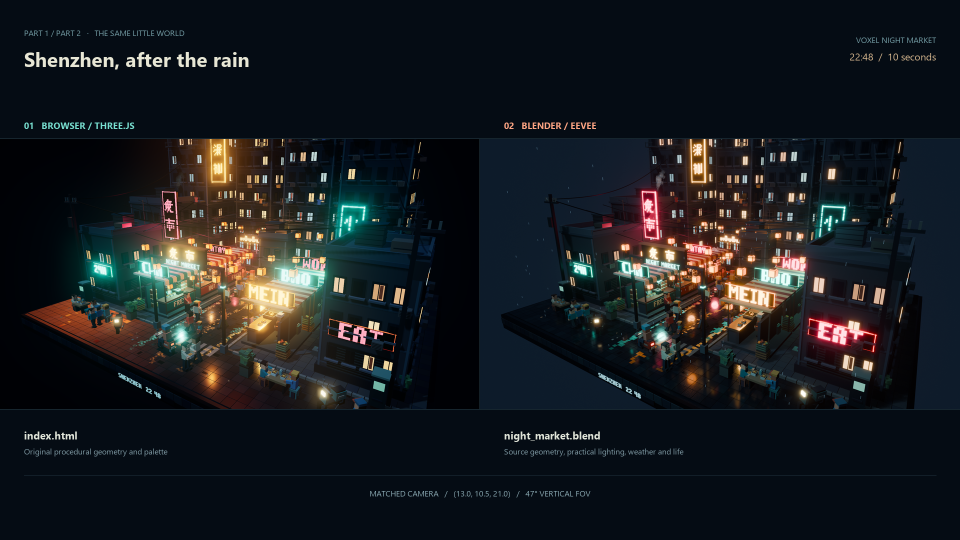
#> input picture 2b-blender/kimi/browser-vs-blender.png, 1920 x 1080 px, given in place of browser_compare.png, which was not available (shown at 1/2 size)
$ python package_render.py
#> lines starting #> are read from the running program, lines starting #| are printed output that depends on the picture; pictures that were not available may be replaced by others from this repository, and a replacement may not be noted
"""Create the side-by-side comparison, encode H.264, and verify all deliverables.

Run with the system Python after Blender's numbered-frame render finishes.
Use --compare-only to rebuild just render/compare.png.
"""
from pathlib import Path
import argparse
import hashlib
import json
import os
import shutil
import subprocess
from PIL import Image, ImageDraw, ImageFont

ROOT = Path(__file__).resolve().parents[2]
BLENDER = ROOT / "blender"
RENDER = BLENDER / "render"
WORK = BLENDER / "work"
RENDER.mkdir(exist_ok=True)
WORK.mkdir(exist_ok=True)
parser = argparse.ArgumentParser()
parser.add_argument("--compare-only", action="store_true")
args = parser.parse_args()


def font(size, bold=False):
    candidates = [Path(os.environ.get("WINDIR", "C:/Windows")) / "Fonts" / ("segoeuib.ttf" if bold else "segoeui.ttf"),
                  Path(os.environ.get("WINDIR", "C:/Windows")) / "Fonts" / ("arialbd.ttf" if bold else "arial.ttf")]
    for candidate in candidates:
        if candidate.exists():
            return ImageFont.truetype(str(candidate), size)
    return ImageFont.load_default(size=size)


def compose_comparison():
    source = Image.open(WORK / "browser_compare.png").convert("RGB")
#> source is the input picture: PIL image 1920x1080 RGB; mean R, G, B 24.6, 28.2, 31.8
    blender = Image.open(WORK / "blender_compare.png").convert("RGB")
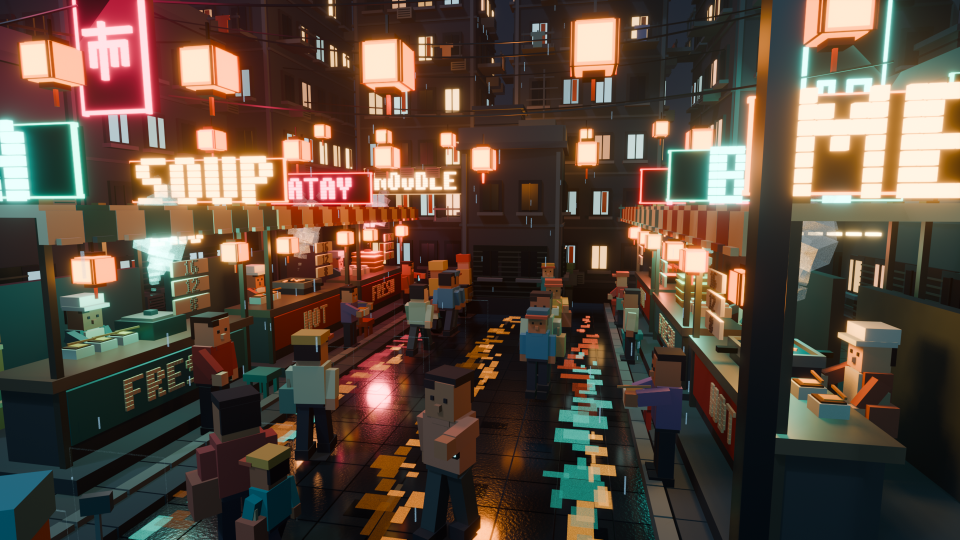
#> input picture 2b-blender/kimi/hero.png, 1920 x 1080 px, given in place of blender_compare.png, which was not available (shown at 1/2 size)
#> blender is the input picture: PIL image 1920x1080 RGB; mean R, G, B 89, 73.1, 60.8
    assert source.size == (1920, 1080) and blender.size == (1920, 1080)
    canvas = Image.new("RGB", (1920, 1080), (5, 12, 20))
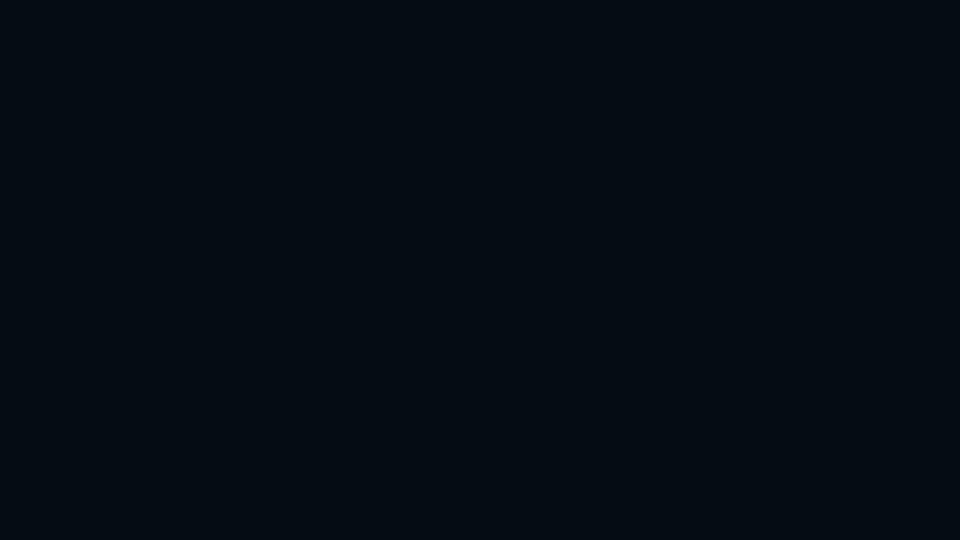
#> canvas: PIL image 1920x1080 RGB (shown at 1/2 size); mean R, G, B 5, 12, 20
    draw = ImageDraw.Draw(canvas)
    draw.text((48, 54), "PART 1 / PART 2   ·   THE SAME LITTLE WORLD", font=font(16), fill=(118, 160, 168))
    draw.text((48, 90), "Shenzhen, after the rain", font=font(40, True), fill=(232, 231, 213))
    draw.text((1872, 68), "VOXEL NIGHT MARKET", font=font(16), fill=(118, 160, 168), anchor="ra")
    draw.text((1872, 99), "22:48  /  10 seconds", font=font(20), fill=(216, 184, 143), anchor="ra")
    draw.text((48, 238), "01   BROWSER / THREE.JS", font=font(18, True), fill=(120, 224, 209))
    draw.text((1008, 238), "02   BLENDER / EEVEE", font=font(18, True), fill=(255, 166, 132))
    canvas.paste(source.resize((960, 540), Image.Resampling.LANCZOS), (0, 278))
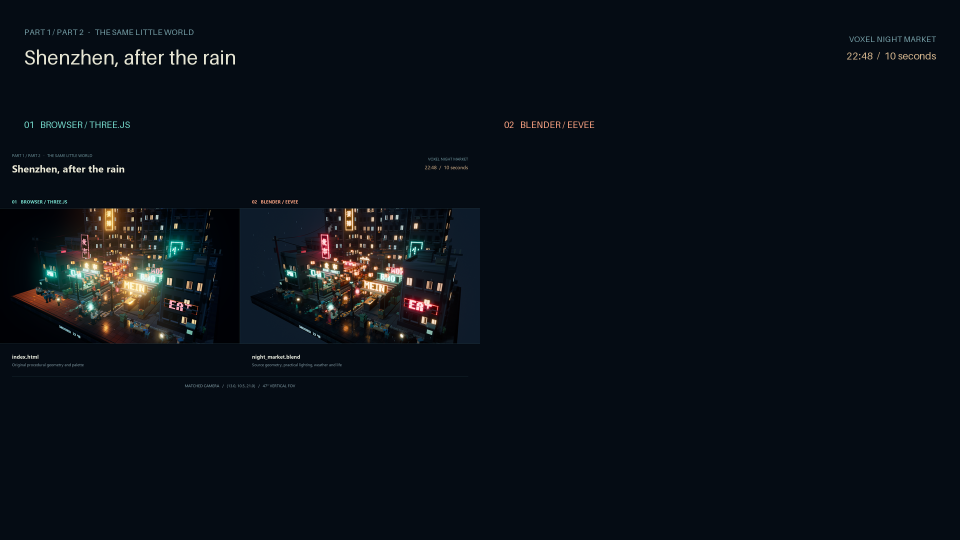
#> canvas: PIL image 1920x1080 RGB (shown at 1/2 size); mean R, G, B 10.6, 16.7, 23.5
    canvas.paste(blender.resize((960, 540), Image.Resampling.LANCZOS), (960, 278))
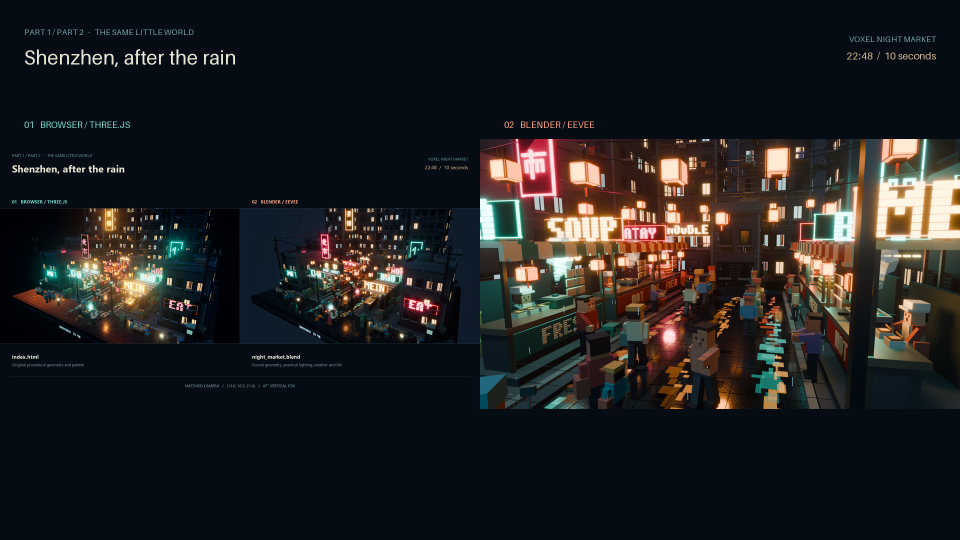
#> canvas: PIL image 1920x1080 RGB (shown at 1/2 size); mean R, G, B 31.5, 32, 33.7
    draw.line((0, 277, 1920, 277), fill=(38, 61, 71), width=1)
    draw.line((959, 278, 959, 818), fill=(38, 61, 71), width=1)
    draw.line((0, 818, 1920, 818), fill=(38, 61, 71), width=1)
    draw.text((48, 856), "index.html", font=font(21, True), fill=(224, 228, 216))
    draw.text((1008, 856), "night_market.blend", font=font(21, True), fill=(224, 228, 216))
    draw.text((48, 891), "Original procedural geometry and palette", font=font(16), fill=(129, 156, 166))
    draw.text((1008, 891), "Source geometry, practical lighting, weather and life", font=font(16), fill=(129, 156, 166))
    draw.line((48, 950, 1872, 950), fill=(30, 48, 59), width=1)
    draw.text((960, 986), "MATCHED CAMERA   /   (13.0, 10.5, 21.0)   /   47° VERTICAL FOV",
              font=font(16), fill=(142, 174, 183), anchor="mm")
    canvas.save(RENDER / "compare.png")
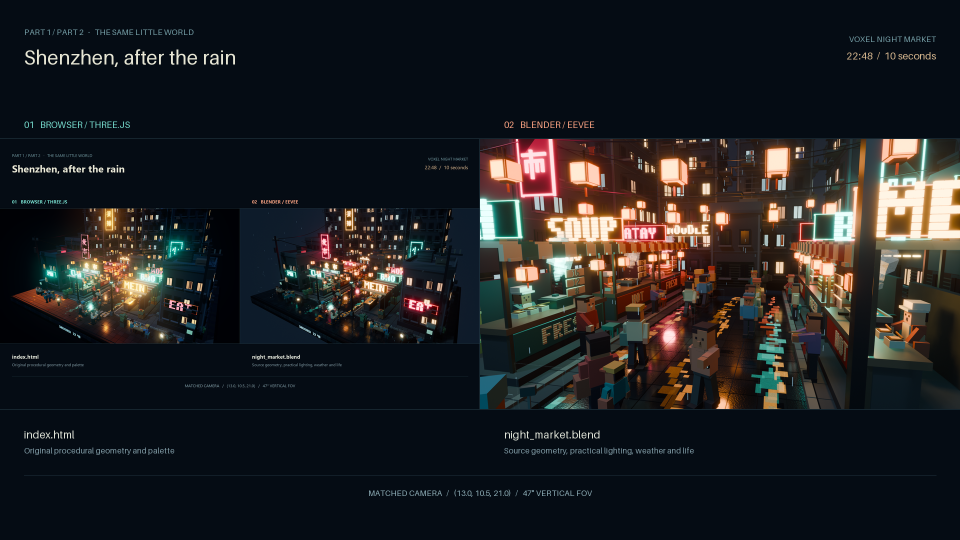
#> saved as compare.png: PIL image 1920x1080 RGB (shown at 1/2 size); mean R, G, B 32, 32.5, 34.3
    print("COMPARE", RENDER / "compare.png", flush=True)


compose_comparison()
if args.compare_only:
    raise SystemExit(0)

frames = [RENDER / "frames" / f"market_{frame:04d}.png" for frame in range(1, 241)]
missing = [frame.name for frame in frames if not frame.exists()]
#> (the run stopped early here; a loop or call above may not have finished)
